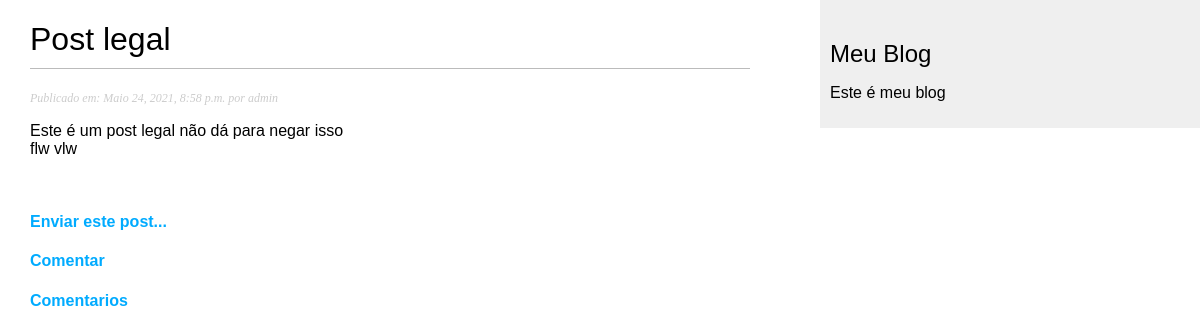
Page /2021/5/25/post-legal/ on the committed database.
### meublog/models.py (models this page shows, shortened)
class Post(models.Model):
    STATUS_CHOICES = (
        ('rascunho', 'Rascunho'),
        ('publicado', 'publicado')
    )
    objects = models.Manager()
    publicado = PublicadosManager()
    titulo = models.CharField(max_length=250)
    slug = models.SlugField(max_length=100)
    corpo = models.TextField()
    autor = models.ForeignKey(User, on_delete=models.CASCADE, related_name='meublog_posts')
    publicados = models.DateTimeField(default=timezone.now)
    criado = models.DateTimeField(auto_now_add=True)
    status = models.CharField(max_length=9, choices=STATUS_CHOICES, default='rascunho')
    class Meta:
        ordering = ('-publicados',)
        verbose_name = "Post"
        verbose_name_plural = "Posts"

### meublog/views.py (the view)
# urls.py: path('<int:ano>/<int:mes>/<int:dia>/<slug:slug>/', views.DetalharPostView.as_view(), name='detalhe'),
class DetalharPostView(DetailView):
    template_name = "meublog/post/detalharpost.html"
    model = Post

### meublog/templates/meublog/post/detalharpost.html (shortened to what this page needs)
{% extends 'meublog/base.html' %}
{% block conteudo %}
    <h1> {{ post.titulo }} </h1>
    <p class="date">
        Publicado em: {{ post.publicados }} por {{ post.autor }}
    </p>
    <p>
        {{ post.corpo | linebreaks }}
    </p>
    <br>
    <h4>
        <a href="{% url 'meublog:share_post' post.pk %}">
            Enviar este post...
        </a>
    </h4>
    <h4>
        <a href="{% url 'meublog:comentar' post.pk %}">
             Comentar
        </a>
    </h4>
    <h4>
        <a href="{% url 'meublog:comentarios' post.pk %}">
             Comentarios
        </a>
    </h4>
{% endblock %}

### meublog/static/css/meublog.css (style rules this page uses)
body { margin:0; padding:0; font-family:helvetica, sans-serif; }
a { color:#00abff; text-decoration:none; }
h1 { font-weight:normal; border-bottom:1px solid #bbb; padding:0 0 10px 0; }
p.date { color:#ccc; font-family: georgia, serif; font-size: 12px; font-style: italic; }

### rows in the picture
Post: titulo "Post legal", publicados "Maio 24, 2021, 8:58 p.m.", autor "admin", corpo "Este é um post legal não dá para negar isso flw vlw"
